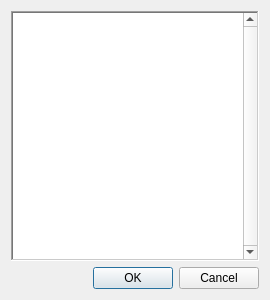
<?xml version="1.0" encoding="UTF-8"?>
<ui version="4.0">
 <class>SpritesheetSelector</class>
 <widget class="QDialog" name="SpritesheetSelector">
  <property name="geometry">
   <rect>
    <x>0</x>
    <y>0</y>
    <width>270</width>
    <height>300</height>
   </rect>
  </property>
  <property name="minimumSize">
   <size>
    <width>270</width>
    <height>0</height>
   </size>
  </property>
  <property name="maximumSize">
   <size>
    <width>270</width>
    <height>16777215</height>
   </size>
  </property>
  <property name="windowTitle">
   <string>Select Spritesheet</string>
  </property>
  <layout class="QVBoxLayout" name="verticalLayout">
   <item>
    <widget class="QListWidget" name="imageList">
     <property name="frameShape">
      <enum>QFrame::WinPanel</enum>
     </property>
     <property name="verticalScrollBarPolicy">
      <enum>Qt::ScrollBarAlwaysOn</enum>
     </property>
     <property name="iconSize">
      <size>
       <width>100</width>
       <height>100</height>
      </size>
     </property>
     <property name="flow">
      <enum>QListView::TopToBottom</enum>
     </property>
     <property name="viewMode">
      <enum>QListView::IconMode</enum>
     </property>
    </widget>
   </item>
   <item>
    <widget class="QDialogButtonBox" name="buttonBox">
     <property name="orientation">
      <enum>Qt::Horizontal</enum>
     </property>
     <property name="standardButtons">
      <set>QDialogButtonBox::Cancel|QDialogButtonBox::Ok</set>
     </property>
    </widget>
   </item>
  </layout>
 </widget>
 <resources/>
 <connections>
  <connection>
   <sender>buttonBox</sender>
   <signal>accepted()</signal>
   <receiver>SpritesheetSelector</receiver>
   <slot>accept()</slot>
   <hints>
    <hint type="sourcelabel">
     <x>257</x>
     <y>290</y>
    </hint>
    <hint type="destinationlabel">
     <x>157</x>
     <y>274</y>
    </hint>
   </hints>
  </connection>
  <connection>
   <sender>buttonBox</sender>
   <signal>rejected()</signal>
   <receiver>SpritesheetSelector</receiver>
   <slot>reject()</slot>
   <hints>
    <hint type="sourcelabel">
     <x>260</x>
     <y>290</y>
    </hint>
    <hint type="destinationlabel">
     <x>286</x>
     <y>274</y>
    </hint>
   </hints>
  </connection>
  <connection>
   <sender>imageList</sender>
   <signal>doubleClicked(QModelIndex)</signal>
   <receiver>SpritesheetSelector</receiver>
   <slot>accept()</slot>
   <hints>
    <hint type="sourcelabel">
     <x>36</x>
     <y>204</y>
    </hint>
    <hint type="destinationlabel">
     <x>3</x>
     <y>233</y>
    </hint>
   </hints>
  </connection>
 </connections>
</ui>
